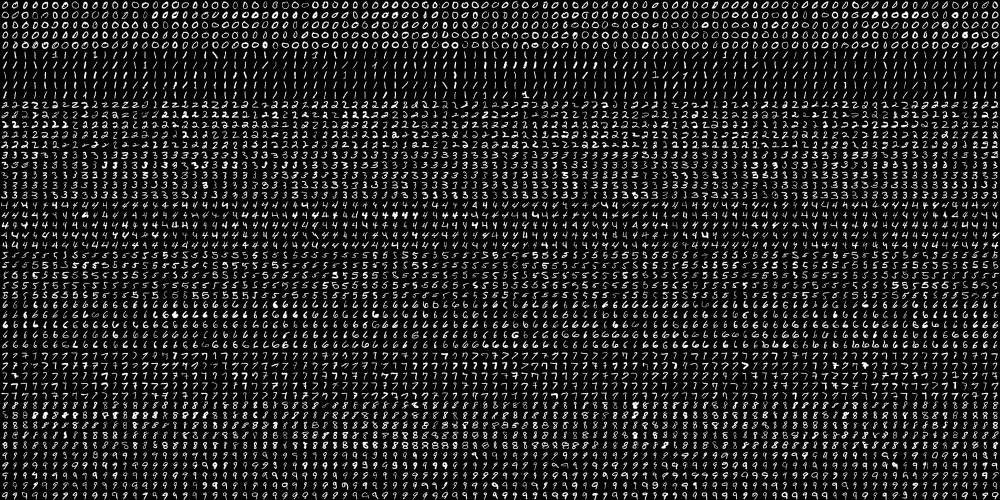
#> input picture MR/data_train/digits.png, 2000 x 1000 px (shown at 1/2 size)
$ python demo.py
#> lines starting #> are read from the running program, lines starting #| are printed output that depends on the picture; after the words box and inside, x2 and y2 are one past the last pixel; in counts of white or black regions, pixels touching at a corner belong together
import numpy as np
import cv2
from sklearn.cluster import KMeans
from collections import Counter

# ===================================== prepare data
image = cv2.imread("./data_train/digits.png", 0)
#> image is the input picture: shape (1000, 2000); min 0, max 255, mean 33.8
data_train = []
for i in range(0, 1000, 20):
    for j in range(0, 2000, 20):
        data_train.append(image[i:i + 20, j:j + 20].reshape(-1))
#> after the loop, data_train = 5000 items

data_train = np.asarray(data_train)
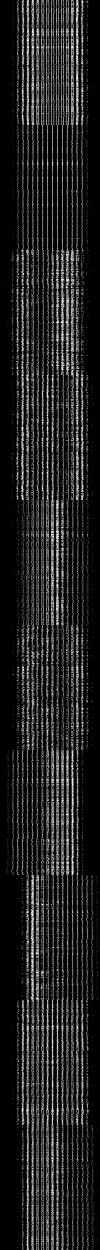
#> data_train: shape (5000, 400) (shown at 1/4 size); min 0, max 255, mean 33.8
print(data_train.shape)
#| (5000, 400)

# ====================================== model
model = KMeans(n_clusters=30)
model.fit(data_train)
label = model.predict(data_train)
#> label = 5000 values, max 29 at index 71, min 0 at index 1607, mean 14.09
# map_label = {}
# for i in range(0, 600, 60):
#     map_label[Counter(label[i:i + 30]).most_common(1)[0][0]] = i // 60

center = model.cluster_centers_
# [11 lines of commented-out code are left out]
test = cv2.imread("./data_test/digit_test3.png")
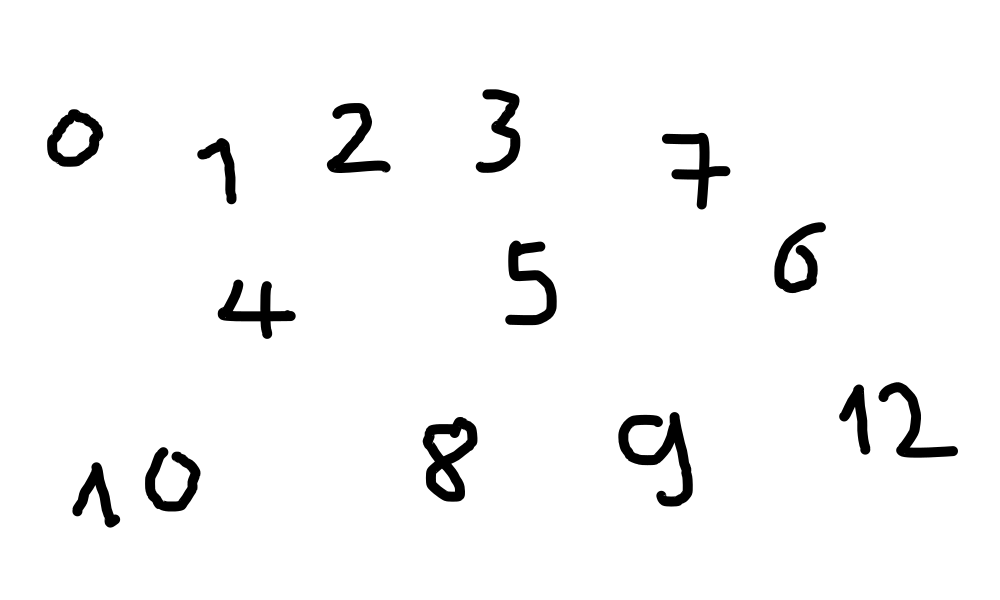
#> input picture MR/data_test/digit_test3.png, 1000 x 600 px
#> test is the input picture: shape (600, 1000, 3); min 0, max 255, mean 245.9
gray = cv2.cvtColor(test, cv2.COLOR_BGR2GRAY)
blur = cv2.GaussianBlur(gray, (5, 5), 0)
_, thresh = cv2.threshold(blur, 0, 255, cv2.THRESH_BINARY_INV + cv2.THRESH_OTSU)
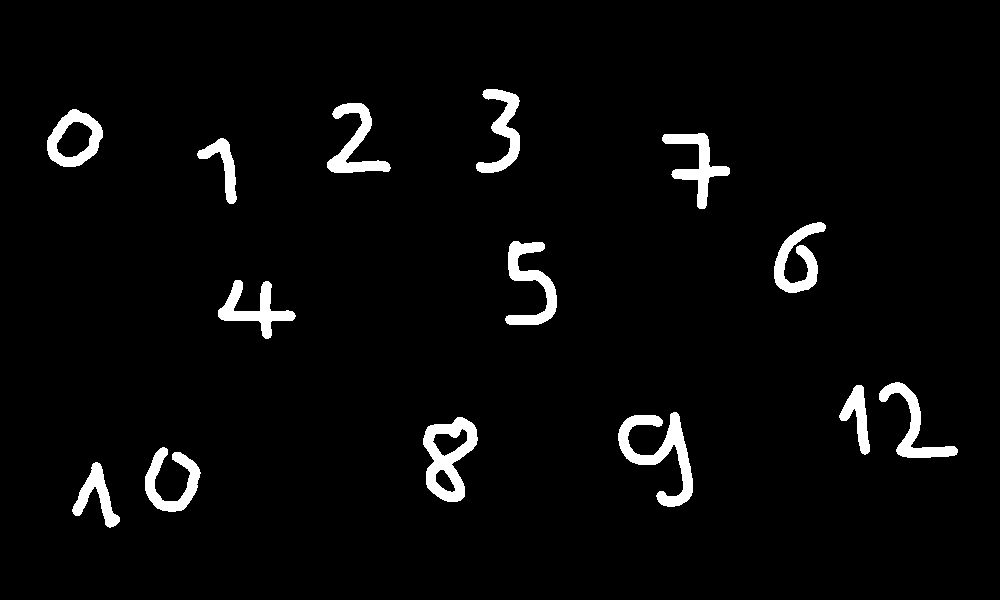
#> thresh: shape (600, 1000); 3.7% white; 14 white regions
contours, hierachy = cv2.findContours(thresh, cv2.RETR_EXTERNAL, cv2.CHAIN_APPROX_SIMPLE)
#> contours = 14 contours; largest, box (x1, y1, x2, y2) and area: (423, 417, 478, 502) 2927, (618, 412, 693, 507) 2266, (47, 109, 103, 167) 2252, (505, 241, 557, 325) 1576, (327, 103, 391, 173) 1474
for contour in contours:
    x, y, w, h = cv2.boundingRect(contour)
    digit = gray[y - 10:y + h + 20, x - 10:x + w + 20]
    cv2.imshow("origin", digit)
    digit = cv2.resize(digit, (20, 20), interpolation=cv2.INTER_AREA)
    digit = 255 - digit
    flat = digit.reshape(-1)
    cv2.imshow("digit", digit)
    predict = model.predict([flat])[0]
    pre = center[predict].reshape(20,20)
    pre = np.asarray(pre,dtype=np.int8)
    cv2.imshow("res", pre)
    print(predict)
    cv2.waitKey()
#> this loop made 14 passes
#> (x, y, w, h, predict) on passes 1 to 12: (72, 462, 48, 66, 4), (145, 447, 56, 65, 11), (423, 417, 55, 85, 18), (618, 412, 75, 95, 26), (839, 385, 31, 70, 19), (879, 382, 79, 76, 7), (218, 280, 78, 59, 15), (505, 241, 52, 84, 16), (774, 222, 52, 71, 12), (197, 138, 40, 66, 16), (662, 133, 68, 76, 10), (47, 109, 56, 58, 11)
#| 4
#| 11
#| 18
#| 26
#| 19
#| 7
#| 15
#| 16
#> (further printed lines are left out)
#> pass 1, `digit = gray[y - 10:y + h + 20, x - 10:x + w + 20]`:
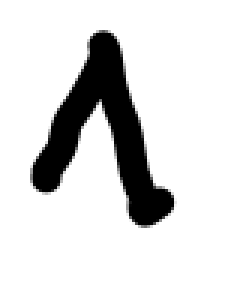
#> digit: shape (96, 78) (shown 3 times larger); min 0, max 255, mean 217.1
#> pass 1, `digit = 255 - digit`:
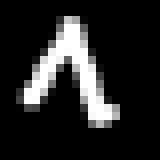
#> digit: shape (20, 20) (shown 8 times larger); min 0, max 255, mean 37.9
#> pass 1, `pre = center[predict].reshape(20,20)`:
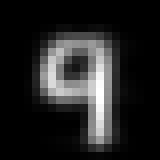
#> pre: shape (20, 20) float64 (shown 8 times larger); min -1.42e-13, max 210.6, mean 29.3; drawn with min black and max white
#> after the loop:
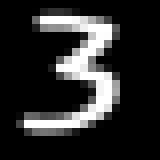
#> digit: shape (20, 20) (shown 8 times larger); min 0, max 255, mean 43.8
